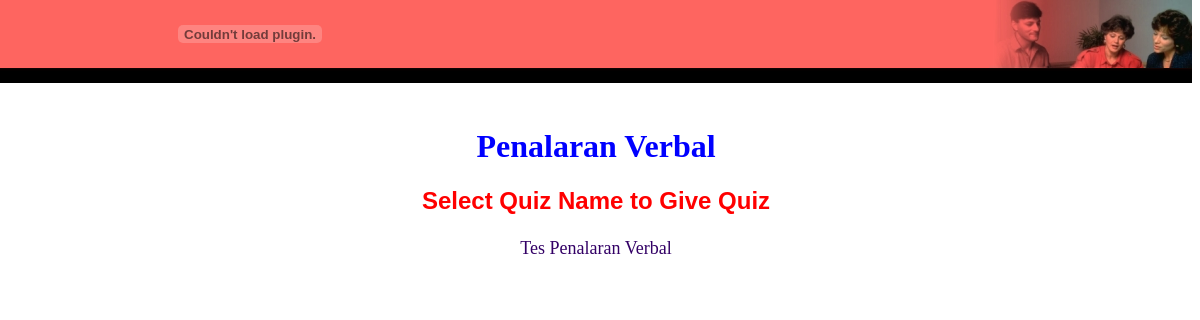
The app's page /showtest.php?subid=SUBJ.000001 with its own data.
### tables this page shows
CREATE TABLE `mst_subject` (
  `sub_id` varchar(11) NOT NULL,
  `sub_name` varchar(25) DEFAULT NULL
);

CREATE TABLE `mst_test` (
  `test_id` varchar(11) NOT NULL,
  `sub_id` varchar(11) DEFAULT NULL,
  `test_name` varchar(30) DEFAULT NULL,
  `total_que` varchar(15) DEFAULT NULL
);

### showtest.php (the view, shortened to what this page needs)
<!DOCTYPE HTML PUBLIC "-//W3C//DTD HTML 4.01 Transitional//EN" "http://www.w3.org/TR/html4/loose.dtd">
<html>
<head>
<link href="quiz.css" rel="stylesheet" type="text/css">
</head>
<body>
<?php
include("header.php");
extract($_GET);
$rs1=mysql_query("select * from mst_subject where sub_id='$subid'");
$row1=mysql_fetch_array($rs1);
echo "<h1 align=center><font color=blue> $row1[1]</font></h1>";
$rs=mysql_query("select * from mst_test where sub_id='$subid'");
echo "<h2 class=head1> Select Quiz Name to Give Quiz </h2>";
echo "<table align=center>";
while($row=mysql_fetch_row($rs))
{
	echo "<tr><td align=center ><a href=quiz.php?testid=$row[0]&subid='$subid'><font size=4>$row[2]</font></a>";
}
echo "</table>";
?>
</body>
</html>

### quiz.css (style rules this page uses)
body { margin-left: 0px; margin-top: 0px; }
a:link { color: #330066; text-decoration: none; }
.head1 { font-family: Arial, Helvetica, sans-serif; font-size: 24px; color: #FF0000; text-align: center; font-weight: bold; }

### records on screen
mst_subject: sub_name "Penalaran Verbal"
mst_test: test_name "Tes Penalaran Verbal"
